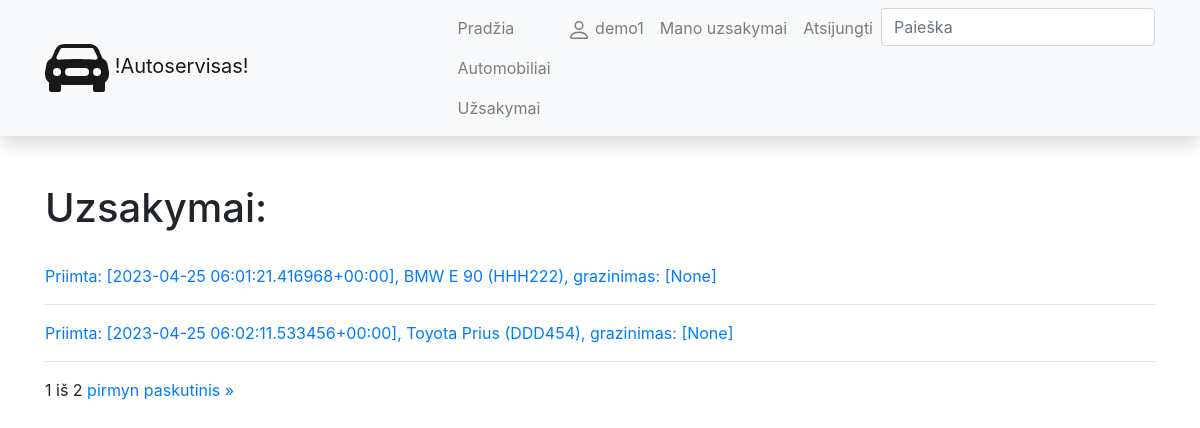
Screenshot of /autoservisas/orders/ (signed in) with the database file from the repository.
### autoservisas/models.py (models this page shows, shortened)
class Uzsakymas(models.Model):
    data = models.DateTimeField(verbose_name='Data ir laikas', auto_now_add=True)
    automobilis = models.ForeignKey(to='Automobilis', verbose_name='Automobilis', on_delete=models.SET_NULL, null=True)
    klientas = models.ForeignKey(to=User, on_delete=models.SET_NULL, null=True, blank=True)
    grazinimo_data = models.DateField(verbose_name='Bus atlikta', null=True, blank=True)
    LOAN_STATUS = (
        ('p', 'Patvirtinta'),
        ('v', 'Vykdoma'),
        ('a', 'Atsaukta'),
        ('t', 'Tvirtinama'),
        ('i', 'Ivykdyta'),
    )
    status = models.CharField(verbose_name="Busena", max_length=1, choices=LOAN_STATUS, blank=True, default='t')
    def __str__(self):
        return f'Priimta: [{self.data}], {self.automobilis}, grazinimas: [{self.grazinimo_data}]'
    class Meta:
        verbose_name = "Uzsakymas"
        verbose_name_plural = "Uzsakymai"

class Automobilis(models.Model):
    valstybinis_nr = models.CharField(verbose_name='Valstybinis numeris', max_length=6)
    vin = models.CharField(verbose_name='VIN kodas', max_length=17)
    kliento_vardas = models.CharField(verbose_name='Savininkas', max_length=50)
    automobilio_modelis = models.ForeignKey(to='AutomobilioModelis', verbose_name='Automobilio modelis', on_delete=models.SET_NULL, null=True)
    photo = models.ImageField(verbose_name="Nuotrauka", upload_to='vehicles', null=True, blank=True) #arba tik blank=True
    description = HTMLField(verbose_name='Aprasymas', max_length=2000, default='')
    def __str__(self):
        return f'{self.automobilio_modelis} ({self.valstybinis_nr})'
    class Meta:
        verbose_name = "Automobilis"
        verbose_name_plural = "Automobiliai"

class AutomobilioModelis(models.Model):
    marke = models.CharField(verbose_name='Gamintojas', max_length=50)
    modelis = models.CharField(verbose_name='Modelis', max_length=50)
    def __str__(self):
        return f'{self.marke} {self.modelis}'
    class Meta:
        verbose_name = "Automobilio modelis"
        verbose_name_plural = "Automobilio modeliai"

### autoservisas/views.py (the view)
# urls.py: path('orders/', views.OrderListView.as_view(), name='orders'),
class OrderListView(generic.ListView):
    model = Uzsakymas
    template_name = 'orders.html'
    context_object_name = 'orders'
    paginate_by = 2

### autoservisas/templates/orders.html (shortened to what this page needs)
{% extends 'base.html'%}
{% block content %}
<h1>Uzsakymai:</h1>
<br>
{% for order in orders %}
<a href="{{ order.pk }}">
    <p>{{ order }}</p>
</a>
<hr>
{% endfor %}
<div class="pagination">
    <span class="step-links">
        <span class="current">
            {{ page_obj.number }} iš {{ page_obj.paginator.num_pages }}
        </span>
        {% if page_obj.has_next %}
            <a href="?page={{ page_obj.next_page_number }}">pirmyn</a>
            <a href="?page={{ page_obj.paginator.num_pages }}">paskutinis &raquo;</a>
        {% endif %}
    </span>
</div>
{% endblock %}

### autoservisas/templates/base.html (shortened to what this page needs)
<!DOCTYPE html>
<html lang="en">
<head>
    <link rel="stylesheet" href="https://stackpath.bootstrapcdn.com/bootstrap/4.1.3/css/bootstrap.min.css"
>
    <link rel="stylesheet" href="https://cdnjs.cloudflare.com/ajax/libs/font-awesome/4.7.0/css/font-awesome.min.css">
    {% load static %}
</head>
<body>
{% load i18n %}
<nav class="navbar navbar-expand-lg navbar-light bg-light static-top mb-5 shadow">
    <div class="container">
        <a class="navbar-brand" href="#">
            !Autoservisas!</a>
        <div class="collapse navbar-collapse" id="navbarResponsive">
            <ul class="navbar-nav ml-auto">
                <li class="nav-item">
                    <a class="nav-link" href="{% url 'index' %}">Pradžia</a>
                    <a class="nav-link" href="{% url 'vehicles' %}">Automobiliai</a>
                    <a class="nav-link" href="{% url 'orders' %}">Užsakymai</a>
                </li>
                {% if user.is_authenticated %}
                <li class="nav-item"><a class="nav-link" href="{% url 'profile' %}">
                    {{ user.get_username }}</a></li>
                <li class="nav-item"><a class="nav-link" href="{% url 'my_orders'%}">Mano uzsakymai</a></li>
                <li class="nav-item"><a class="nav-link" href="{% url 'logout'%}">Atsijungti</a></li>
                {% else %}
                <li class="nav-item"><a class="nav-link" href="{% url 'register'%}">Registruotis</a></li>
                <li class="nav-item"><a class="nav-link" href="{% url 'login'%}">Prisijungti</a></li>
                {% endif %}
                <li>
                <form action="{% url 'search' %}" method="get" class="form-inline my-2 my-md-0">
                <input name="query" class="form-control" type="text" placeholder="Paieška">
                </form>
                </li>
            </ul>
        </div>
    </div>
</nav>
<div class="container">
    {% block content %}{% endblock %}
</div>
</body>
</html>

### rows the page displays
Uzsakymas: data+automobilis+grazinimo_data "Priimta: [2023-04-25 06:01:21.416968+00:00], BMW E 90 (HHH222), grazinimas: [None]"
Uzsakymas: data+automobilis+grazinimo_data "Priimta: [2023-04-25 06:02:11.533456+00:00], Toyota Prius (DDD454), grazinimas: [None]"

### other values shown
{{ user.get_username }} "demo1"
{{ page_obj.number }} "1"
{{ page_obj.paginator.num_pages }} "2"
